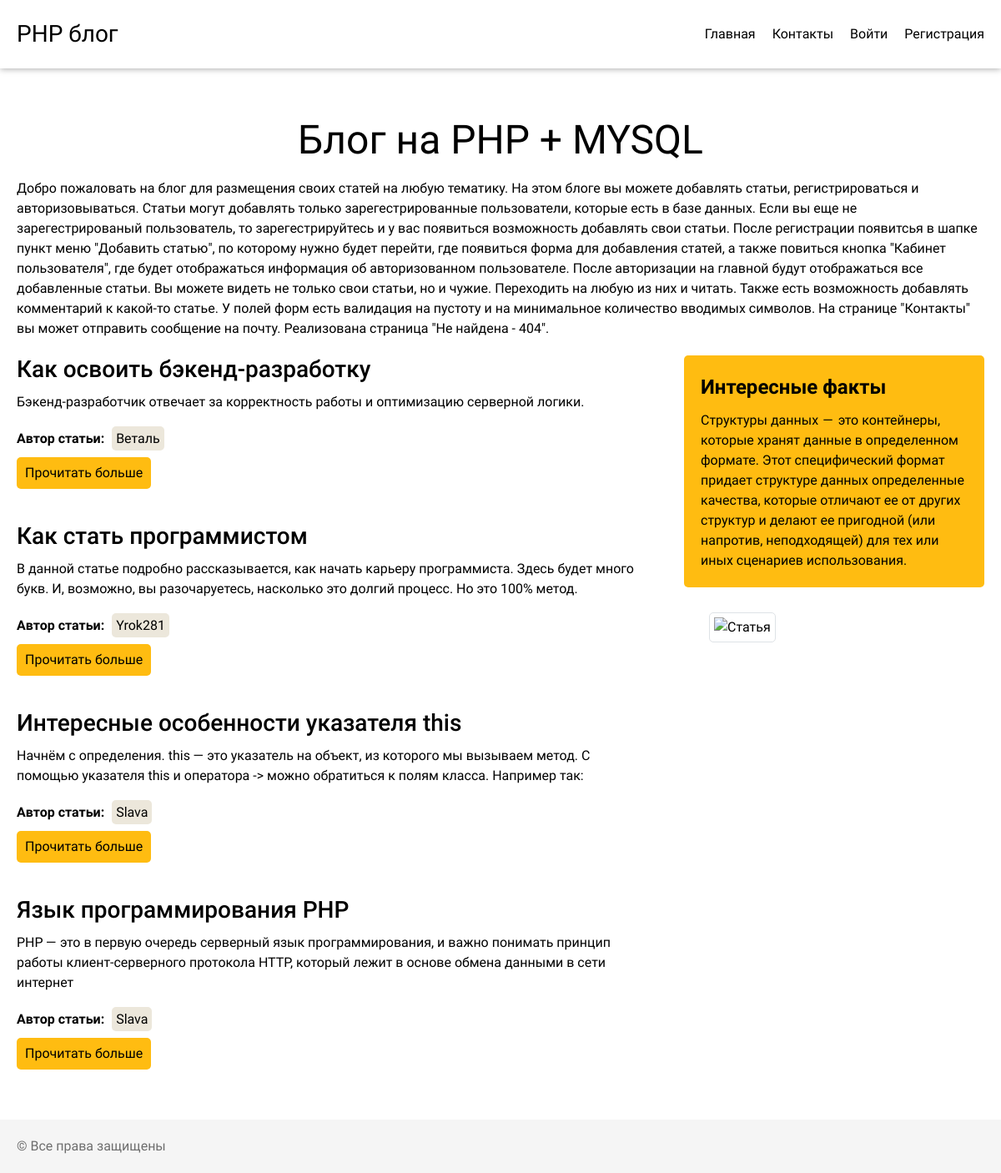
The page / on the database its author committed.
### tables this page shows
CREATE TABLE `articles` (
  `id` int UNSIGNED NOT NULL,
  `title` varchar(255) NOT NULL,
  `intro` text NOT NULL,
  `text` text NOT NULL,
  `date` int UNSIGNED NOT NULL,
  `author` varchar(20) NOT NULL
);

### index.php (the view, shortened to what this page needs)
<!DOCTYPE html>
<html lang="ru">
<head>
    <?php
        require 'blocks/head.php';
    ?>
</head>
<body>
    <div class="page">
        <?php require 'blocks/header.php'; ?>
        <main class="content">
            <section class="about">
                <div class="container">
                    <h1 class="about__title">Блог на PHP + MYSQL</h1>
                    <p>Добро пожаловать на блог для размещения своих статей на любую тематику. На этом блоге вы можете добавлять статьи, регистрироваться и авторизовываться. Статьи могут добавлять только зарегестрированные пользователи, которые есть в базе данных. Если вы еще не зарегестрированый пользователь, то зарегестрируйтесь и у вас появиться возможность добавлять свои статьи. После регистрации появитсья в шапке пункт меню "Добавить статью", по которому нужно будет перейти, где появиться форма для добавления статей, а также повиться кнопка "Кабинет пользователя", где будет отображаться информация об авторизованном пользователе. После авторизации на главной будут отображаться все добавленные статьи. Вы можете видеть не только свои статьи, но и чужие. Переходить на любую из них и читать. Также есть возможность добавлять комментарий к какой-то статье. У полей форм есть валидация на пустоту и на минимальное количество вводимых символов. На странице "Контакты" вы может отправить сообщение на почту. Реализована страница "Не найдена - 404".</p>
                </div>
            </section>
            <section class="artciles">
                <div class="container">
                    <div class="articles__box">
                        <div class="articles__content">
                            <?php
                                require_once 'mysql_connect.php';
                                $sql = 'SELECT * FROM `articles` ORDER BY `date` DESC';
                                $query = $pdo->query($sql);
                                while($row = $query->fetch(PDO::FETCH_OBJ)) {
                                    echo "
                                        <h2 class='articles__title'>$row->title</h2>
                                        <p class='articles__text'>$row->intro</p>
                                        <p class='articles__author'><b>Автор статьи:</b> <mark>$row->author</mark></p>
                                        <a href='/news.php?id=$row->id' title='$row->title'>
                                            <button class='btn articles__btn'>Прочитать больше</button>
                                        </a>
                                    ";
                                }
                            ?>
                        </div>
                        <?php require 'blocks/aside.php'; ?>
                    </div>
                </div>
            </section>
        </main>
        <?php require 'blocks/footer.php'; ?>
    </div>
</body>
</html>

### blocks/head.php (shortened to what this page needs)
<link rel="stylesheet" href="css/normalize.css">
<link rel="stylesheet" href="css/style.css">

### blocks/header.php (shortened to what this page needs)
<header class="header">
    <div class="header__container">
        <h1 class="header__title">PHP блог</h1>
        <nav id="nav" class="nav">
            <ul class="nav__list">
                <li class="nav__item">
                    <a class="nav__link" href="/">Главная</a>
                </li>
                <li class="nav__item">
                    <a class="nav__link" href="/contacts.php">Контакты</a>
                </li>
            </ul>
        </nav>
        <ul class="auth">
            <?php
                if(empty($_COOKIE['login'])):
            ?>
            <li class="auth__item">
                <a class="auth__btn" href="/auth.php">Войти</a>
            </li>
            <li class="auth__item">
                <a class="auth__btn" href="/reg.php">Регистрация</a>
            </li>
            <?php
                else:
            ?>
            <li class="auth__item">
                <a class="auth__btn-login" href="/auth.php">Кабинет пользователя</a>
            </li>
            <?php
                endif;
            ?>
        </ul>
    </div>
</header>

### blocks/aside.php
<aside class="aside">
    <div class="aside__item">
        <h4 class="aside__title"><b>Интересные факты</b></h4>
        <p>Структуры данных  —  это контейнеры, которые хранят данные в определенном формате. Этот специфический формат придает структуре данных определенные качества, которые отличают ее от других структур и делают ее пригодной (или напротив, неподходящей) для тех или иных сценариев использования.</p>
    </div>
    <div class="aside__img-box">
        <img class="aside__img" src="img/article-1.jpg" alt="Статья">
    </div>
</aside>

### blocks/footer.php
<footer class="footer">
    <div class="container">
        <p class="footer__copyright">&copy; Все права защищены</p>
    </div>
</footer>

### css/style.css (style rules this page uses)
*, *::before, *::after { margin: 0; padding: 0; box-sizing: border-box; }
h1, h2, h3, h4, h5, h6 { margin: 0; }
body { font-family: 'Roboto', sans-serif; font-weight: 400; color: #000000; font-size: 16px; line-height: 1.5; }
ul { list-style: none; }
a { text-decoration: none; color: inherit; }
button { display: inline-block; cursor: pointer; border: none; }
.container { max-width: 1200px; margin: auto; }
.page { overflow: hidden; display: grid; grid-template-rows: auto 1fr auto; min-height: 100vh; }
.btn { padding: 10px; border-radius: 5px; color: #ffffff; transition: background-color 0.3s; }
.content { padding: 50px 20px 20px; }
.header { padding: 20px; box-shadow: 0 0 8px rgb(0 0 0 / 40%) }
.header__title { font-weight: 400; font-size: 28px; }
.nav { margin-left: auto; }
.nav__list { display: flex; column-gap: 20px; }
.header__container { display: flex; align-items: center; justify-content: space-between; flex-wrap: wrap; max-width: 1600px; margin: auto; }
.auth { display: flex; margin-left: 20px; }
.auth__item + .auth__item { margin-left: 20px; }
.articles__box, .articles__box-news { display: flex; column-gap: 40px; }
.articles__content { flex: 1 1 auto; }
.articles__title { font-size: 28px; font-weight: 500; margin-bottom: 10px; line-height: 1.2; }
.articles__text { margin-bottom: 20px; }
.articles__author { margin-bottom: 10px; }
.articles__author mark { margin-left: 5px; padding: 5px; background-color: #ece7db; border-radius: 5px; }
.articles__btn { margin-bottom: 40px; background-color: #ffbc11; color: #000000; }
.aside { flex: 0 0 360px }
.aside__item { margin-bottom: 30px; padding: 20px; background-color: #ffbc11; border-radius: 5px; }
.aside__title { margin-bottom: 10px; font-size: 24px; }
.aside__img-box { max-width: 300px; margin: auto; }
.aside__img { padding: 5px; max-width: 100%; border: 1px solid #dee2e6; border-radius: 5px; }
.footer { padding: 20px; background-color: #f5f5f5; }
.footer__copyright { color: #6e6e6e; }
.about { margin-bottom: 20px; }
.about__title { font-size: 48px; margin-bottom: 10px; text-align: center; font-weight: 400; }

### rows shown on the page
articles: title "Как освоить бэкенд-разработку", intro "Бэкенд-разработчик отвечает за корректность работы и оптимизацию серверной логики.", author "Веталь"
articles: title "Как стать программистом", intro "В данной статье подробно рассказывается, как начать карьеру программиста. Здесь будет много букв. И, возможно, вы разочаруетесь, насколько это долгий процесс. Но это 100% метод.", author "Yrok281"
articles: title "Интересные особенности указателя this", intro "Начнём с определения. this — это указатель на объект, из которого мы вызываем метод. С помощью указателя this и оператора -> можно обратиться к полям класса. Например так:", author "Slava"
articles: title "Язык программирования PHP", intro "PHP — это в первую очередь серверный язык программирования, и важно понимать принцип работы клиент-серверного протокола HTTP, который лежит в основе обмена данными в сети интернет", author "Slava"
